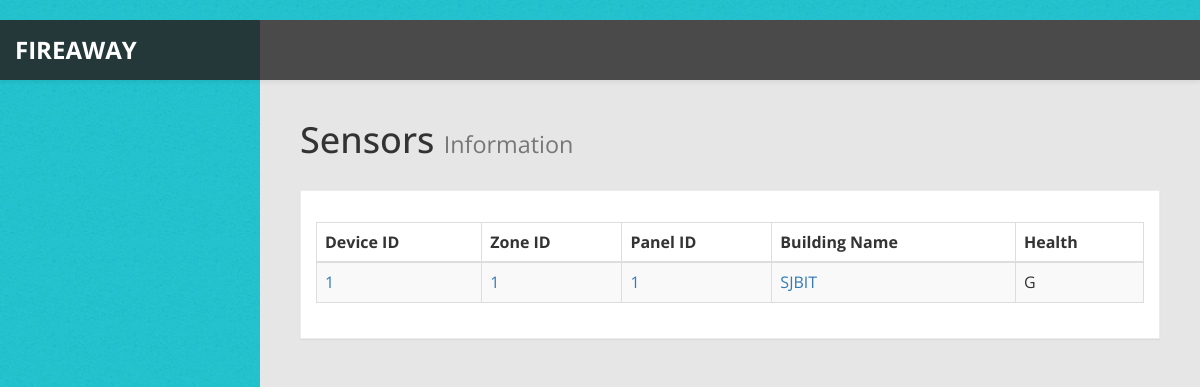
Page /devicelist (signed in) on the earlier database version.
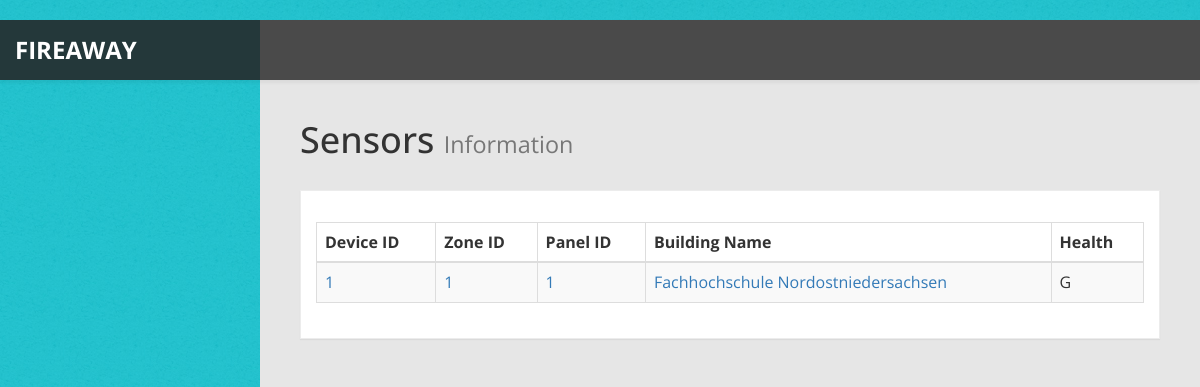
Same page on the later database version.
### FireCheck/models.py (models this page shows, shortened)
class device(models.Model):
    zone = models.ForeignKey(to=zone, on_delete=models.CASCADE)
    building = models.ForeignKey(to=building,on_delete=models.CASCADE)
    panel = models.ForeignKey(to=panel, on_delete=models.CASCADE)
    name = models.CharField(max_length=128)
    date_time_created = models.DateTimeField(auto_now_add=True)
    last_checked = models.DateTimeField(auto_now=True)
    health = models.CharField(max_length=1) #Y G R

class building(models.Model):
    name = models.CharField(max_length=128)
    latitude = models.FloatField()
    longitude = models.FloatField()
    address = models.CharField(max_length=512)
    email = models.CharField(max_length=256)

class zone(models.Model):
    name = models.CharField(max_length=128)
    building = models.ForeignKey(to=building, on_delete=models.CASCADE)
    panel = models.ForeignKey(to=panel, on_delete=models.CASCADE)
    floor = models.IntegerField()
    date_time_created = models.DateTimeField(auto_now_add=True)

class panel(models.Model):
    building = models.ForeignKey(to=building, on_delete=models.CASCADE)
    location = models.TextField()
    name = models.CharField(max_length=128)

### FireCheck/views.py (the view)
# urls.py: path("devicelist", views.device_list, name="devicelist"),
@login_required()
def device_list(request):
    context= {
        "devices" : device.objects.all()
    }
    return render(request, "FireCheck/table.html", context)

### FireCheck/templates/FireCheck/table.html (shortened to what this page needs)
﻿<!DOCTYPE html>
<html xmlns="http://www.w3.org/1999/xhtml">
{% load static %}
<head>
    <link href={% static "/css/bootstrap.css" %} rel="stylesheet" />
    <link href={% static "/css/bootstrap.css" %} rel="stylesheet" />
    <link href={% static "/css/custom-styles.css" %} rel="stylesheet" />
    <link href={% static "/js/dataTables/dataTables.bootstrap.css" %} rel="stylesheet" />
</head>
<body>
    <div id="wrapper">
      <nav class="navbar navbar-default top-navbar" role="navigation">
              <a class="navbar-brand" href="/"> <strong>FireAway</strong></a>
          <ul class="nav navbar-top-links navbar-right">
              <li class="dropdown">
                  <a class="dropdown-toggle" data-toggle="dropdown" href="#" aria-expanded="false">
                  </a>
              </li>
          </ul>
      </nav>
        <div id="page-wrapper" >
            <div id="page-inner">
			 <div class="row">
                    <div class="col-md-12">
                        <h1 class="page-header">
                            Sensors <small>Information</small>
                        </h1>
                    </div>
                </div>
            <div class="row">
                <div class="col-md-12">
                    <div class="panel panel-default">
                        <div class="panel-heading">
                        </div>
                        <div class="panel-body">
                            <div class="table-responsive">
                                <table class="table table-striped table-bordered table-hover" id="dataTables-example">
                                    <thead>
                                        <tr>
                                            <th>Device ID</th>
                                            <th>Zone ID</th>
                                            <th>Panel ID</th>
                                            <th>Building Name</th>
                                            <th>Health</th>
                                        </tr>
                                    </thead>
                                    {% for d in devices %}
                                    <tbody>
                                        <td> <a href="/site/{{d.id}}">{{d.id}}</a> </td>
                                        <td><a href="/zone/{{d.zone.id}}">{{d.zone.id}}</a> </td>
                                        <td><a href="/panel/{{d.panel.id}}">{{d.panel.id}}</a> </td>
                                        <td><a href="/building/{{d.building.id}}">{{d.building.name}}</a> </td>
                                        <td>{{d.health}}</td>
                                    </tbody>
                                    {% endfor %}
                                </table>
                            </div>
                        </div>
                    </div>
                </div>
            </div>
    </div>
            </div>
</body>
</html>

Differences in the rows shown:
changed device id 1: building.name "SJBIT" → "Fachhochschule Nordostniedersachsen"
